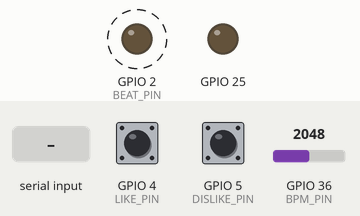
Bench run of a sketch on a simulated ESP32. On the bench: output pins drawn as LEDs (lit = HIGH). Dashed ring = blinking. Inputs (shaded band) come from the test bench; at power-on: GPIO 36 (BPM_PIN) = 2048, GPIO 4 (LIKE_PIN) HIGH, GPIO 5 (DISLIKE_PIN) HIGH. Storage starts empty; random numbers use the default seed unless the sketch sets one; what the sketch prints to the serial monitor is not drawn.

Above: at 0.12 s.
At 0.98 s:
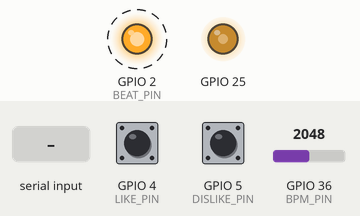
Timing chart, 0 to 1.1 s (numbered marks = the images above; inputs shaded):
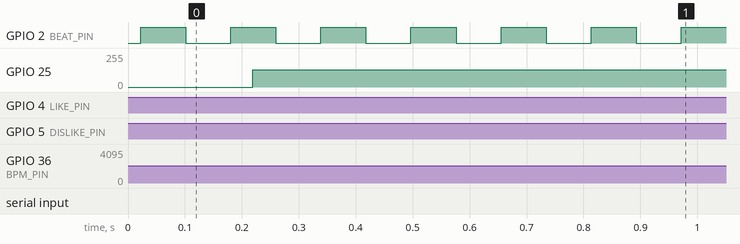

Measured:
- by itself, GPIO 2 (BEAT_PIN): alternates HIGH for 0.08 s and LOW for 0.08 s

The sketch:

genetic_esp32.ino
```cpp
// ESP32 production-level music-theory driven bass generator
#include <Arduino.h>
#include <driver/dac.h>
#include <cmath>
#include <LittleFS.h>

// --- Configuration ---
#define BEAT_PIN 2
#define LIKE_PIN 4
#define DISLIKE_PIN 5
#define BPM_PIN 36

const int NUM_STEPS = 64;
const int NUM_NOTES = 12;
const int POP_SIZE = 100;
const int SAMPLE_RATE = 20000;

struct Genome {
  byte note[NUM_STEPS];
  byte octave[NUM_STEPS];
  byte waveform[NUM_STEPS];
  byte gate[NUM_STEPS];
  byte tie[NUM_STEPS];
  byte slide[NUM_STEPS];
};

struct Scale { const char* name; uint16_t mask; };
const Scale SCALES[] = {
  {"Major", 0b101010110101}, {"Minor", 0b010110101101}, {"Dorian", 0b011010101101}, {"Phrygian", 0b010110101011},
  {"Lydian", 0b101010100101}, {"Mixolydian", 0b011010110101}, {"Locrian", 0b010101101011}, {"Pentatonic Maj", 0b101000110101},
  {"Pentatonic Min", 0b010100101001}, {"Blues", 0b010101101001}, {"Chromatic", 0b111111111111}
};

struct Chord { byte root = 0; byte scale_idx = 0; };
struct HarmonicState {
  Chord sequence[8];
  byte sequence_len = 4;
  float groove_density = 0.6;
  float syncopation_bias = 0.5;
  float swing = 0.0;
};

// --- Global State ---
HarmonicState h_state;
Genome population[POP_SIZE], next_gen[POP_SIZE], best_genome;
int note_bias[NUM_NOTES] = {0}, current_step = 0;
bool beat_on = false;
SemaphoreHandle_t genome_mutex;

bool last_like = HIGH, last_dislike = HIGH;
unsigned long like_time = 0, dislike_time = 0;
const unsigned long DEBOUNCE = 50;

volatile uint32_t phase = 0, phase_inc = 0, target_phase_inc = 0;
volatile byte current_waveform = 1;
volatile uint32_t amplitude = 0, decay_rate = 100;
volatile int lpf_alpha = 256, lpf_prev = 128;
int freq_lut[128];
byte sine_lut[256];
hw_timer_t * timer = NULL;
TaskHandle_t SequencerTaskHandle = NULL;

// --- Flash Storage ---
void saveState() {
  File f = LittleFS.open("/v5.bin", "w");
  if (!f) return;
  xSemaphoreTake(genome_mutex, portMAX_DELAY);
  f.write((uint8_t*)&best_genome, sizeof(best_genome));
  f.write((uint8_t*)note_bias, sizeof(note_bias));
  f.write((uint8_t*)&h_state, sizeof(h_state));
  f.write((uint8_t*)&lpf_alpha, sizeof(lpf_alpha));
  xSemaphoreGive(genome_mutex);
  f.close(); Serial.println("Saved.");
}

void loadState() {
  if (!LittleFS.exists("/v5.bin")) return;
  File f = LittleFS.open("/v5.bin", "r");
  if (!f) return;
  xSemaphoreTake(genome_mutex, portMAX_DELAY);
  f.read((uint8_t*)&best_genome, sizeof(best_genome));
  f.read((uint8_t*)note_bias, sizeof(note_bias));
  f.read((uint8_t*)&h_state, sizeof(h_state));
  f.read((uint8_t*)&lpf_alpha, sizeof(lpf_alpha));
  population[0] = best_genome;
  xSemaphoreGive(genome_mutex);
  f.close(); Serial.println("Loaded.");
}

// --- Audio ---
void IRAM_ATTR onTimer() {
  if (amplitude > 0) {
    if (phase_inc != target_phase_inc) {
      if (abs((int)phase_inc - (int)target_phase_inc) < 1000000) phase_inc = target_phase_inc;
      else if (phase_inc < target_phase_inc) phase_inc += 500000;
      else phase_inc -= 500000;
    }
    phase += phase_inc;
    byte idx = (phase >> 24) & 0xFF;
    int s = 0;
    switch(current_waveform) {
      case 0: s = (int)sine_lut[idx] - 128; break;
      case 1: s = (int)idx - 128; break;
      case 2: s = (int)(idx < 128 ? idx * 2 : (255 - idx) * 2) - 128; break;
      case 3: s = (idx < 128 ? 127 : -128); break;
    }
    int out_raw = 128 + (((s * (int)(amplitude >> 16))) >> 16);
    int out = lpf_prev + ((lpf_alpha * (out_raw - lpf_prev)) >> 8);
    lpf_prev = out; dac_output_voltage(DAC_CHANNEL_1, (byte)out);
    if (amplitude > decay_rate) amplitude -= decay_rate;
    else { amplitude = 0; phase_inc = 0; target_phase_inc = 0; }
  } else { dac_output_voltage(DAC_CHANNEL_1, 128); phase_inc = 0; target_phase_inc = 0; lpf_prev = 128; }
}

void initAudio() {
  for (int i = 0; i < 128; i++) freq_lut[i] = (int)(440.0 * pow(2.0, (i - 69) / 12.0));
  for (int i = 0; i < 256; i++) sine_lut[i] = (byte)(128 + 127 * sin(i * 2.0 * M_PI / 256.0));
  dac_output_enable(DAC_CHANNEL_1);
  timer = timerBegin(1000000);
  timerAttachInterrupt(timer, &onTimer);
  timerAlarm(timer, 1000000 / SAMPLE_RATE, true, 0);
}

// --- GA Engine ---
int evaluateGenome(const Genome& genome) {
  int score = 0;
  for (int i = 0; i < NUM_STEPS; i++) {
    int ci = (i * h_state.sequence_len) / NUM_STEPS;
    Chord c = h_state.sequence[ci];
    uint16_t mask = SCALES[c.scale_idx].mask;
    byte rel = (genome.note[i] - c.root + 12) % 12;
    score += ((mask >> rel) & 1) ? 20 : -100;
    if (rel == 0) score += 25; else if (rel == 7) score += 10;
    score += note_bias[genome.note[i]] * 5;
    if (i % 4 == 0) { if (genome.gate[i] == 1) score += 10; else score -= 15; }
    if (i > 0) {
      int interval = (genome.note[i] + genome.octave[i] * 12) - (genome.note[i-1] + genome.octave[i-1] * 12);
      score -= abs(interval) * 4;
      if (interval == 0 && genome.gate[i] == 1 && genome.gate[i-1] == 1 && genome.tie[i-1] == 0) score -= 15;
      if (genome.tie[i-1] == 1 && (genome.gate[i] == 0 || interval != 0)) score -= 25;
      if (genome.tie[i-1] == 1 && interval == 0 && genome.gate[i] == 1) score += 15;
      if (genome.slide[i-1] == 1 && (genome.gate[i] == 0 || interval == 0)) score -= 20;
    }
  }
  return score;
}

void evaluatePopulation() {
  int best_s = -999999, best_idx = 0;
  for (int i = 0; i < POP_SIZE; i++) {
    int s = evaluateGenome(population[i]);
    if (s > best_s) { best_s = s; best_idx = i; }
  }
  xSemaphoreTake(genome_mutex, portMAX_DELAY);
  best_genome = population[best_idx];
  xSemaphoreGive(genome_mutex);
}

void initPopulation() {
  for (int i = 0; i < POP_SIZE; i++) {
    for (int j = 0; j < NUM_STEPS; j++) {
      population[i].note[j] = random(NUM_NOTES); population[i].octave[j] = random(3);
      population[i].waveform[j] = random(4); population[i].gate[j] = (random(100) < (h_state.groove_density * 100)) ? 1 : 0;
      population[i].tie[j] = (random(100) < 15) ? 1 : 0; population[i].slide[j] = (random(100) < 10) ? 1 : 0;
    }
  }
}

void mutatePopulation(float rate = 0.05) {
  next_gen[0] = best_genome;
  for (int i = 1; i < POP_SIZE; i++) {
    int i1 = random(POP_SIZE), i2 = random(POP_SIZE);
    Genome &p1 = (evaluateGenome(population[i1]) > evaluateGenome(population[i2])) ? population[i1] : population[i2];
    int i3 = random(POP_SIZE), i4 = random(POP_SIZE);
    Genome &p2 = (evaluateGenome(population[i3]) > evaluateGenome(population[i4])) ? population[i3] : population[i4];
    int cp1 = random(NUM_STEPS), cp2 = random(NUM_STEPS);
    if (cp1 > cp2) std::swap(cp1, cp2);
    for(int j=0; j<NUM_STEPS; j++) {
      bool from_p1 = (j < cp1 || j > cp2);
      next_gen[i].note[j] = from_p1 ? p1.note[j] : p2.note[j];
      next_gen[i].octave[j] = from_p1 ? p1.octave[j] : p2.octave[j];
      next_gen[i].waveform[j] = from_p1 ? p1.waveform[j] : p2.waveform[j];
      next_gen[i].gate[j] = from_p1 ? p1.gate[j] : p2.gate[j];
      next_gen[i].tie[j] = from_p1 ? p1.tie[j] : p2.tie[j];
      next_gen[i].slide[j] = from_p1 ? p1.slide[j] : p2.slide[j];
      if ((float)random(100)/100.0 < rate) {
        next_gen[i].note[j] = random(NUM_NOTES); next_gen[i].octave[j] = random(3);
        next_gen[i].waveform[j] = random(4); next_gen[i].gate[j] = (random(100) < (h_state.groove_density * 100)) ? 1 : 0;
        next_gen[i].tie[j] = (random(100) < 15) ? 1 : 0; next_gen[i].slide[j] = (random(100) < 10) ? 1 : 0;
      }
    }
  }
  for(int i=0; i<POP_SIZE; i++) population[i] = next_gen[i];
}

// --- Sequencer ---
void sequencerTask(void * pvParameters) {
  while(1) {
    int bpm = analogRead(BPM_PIN) / 16 + 60;
    int base_step_time = 60000 / bpm / 4;
    int current_wait = (current_step % 2 == 1) ? (int)(base_step_time * (1.0 + h_state.swing)) : (int)(base_step_time * (1.0 - h_state.swing));
    xSemaphoreTake(genome_mutex, portMAX_DELAY);
    byte note = best_genome.note[current_step], octave = best_genome.octave[current_step], gate = best_genome.gate[current_step], waveform = best_genome.waveform[current_step];
    byte tie = best_genome.tie[current_step], slide = best_genome.slide[current_step];
    int p_idx = (current_step == 0) ? NUM_STEPS - 1 : current_step - 1;
    byte pn = best_genome.note[p_idx], po = best_genome.octave[p_idx], pt = best_genome.tie[p_idx], ps = best_genome.slide[p_idx];
    xSemaphoreGive(genome_mutex);
    int freq = freq_lut[note + octave * 12 + 24];
    uint32_t p_inc = (uint32_t)(((double)freq / SAMPLE_RATE) * 4294967296.0);
    if (gate == 1) {
      bool is_t = (pt == 1 && note == pn && octave == po), is_s = (ps == 1);
      current_waveform = waveform; target_phase_inc = p_inc;
      if (!is_s) phase_inc = p_inc; if (!is_t && !is_s) amplitude = 0xFFFFFFFF;
      Serial.print(is_t ? "T" : (is_s ? "S" : "")); Serial.print(freq);
    } else { Serial.print(0); target_phase_inc = 0; }
    Serial.print(current_step == NUM_STEPS - 1 ? "\n" : " ");
    current_step = (current_step + 1) % NUM_STEPS;
    beat_on = !beat_on; digitalWrite(BEAT_PIN, beat_on ? HIGH : LOW);
    decay_rate = 0xFFFFFFFF / (SAMPLE_RATE * (base_step_time * 1.5) / 1000);
    vTaskDelay(pdMS_TO_TICKS(current_wait));
  }
}

// --- CLI ---
void processSerial() {
  if (Serial.available() > 0) {
    String cmd = Serial.readStringUntil('\n'); cmd.trim();
    if (cmd == "save") saveState();
    else if (cmd == "load") { loadState(); evaluatePopulation(); }
    else if (cmd == "reset") { initPopulation(); for(int i=0; i<NUM_NOTES; i++) note_bias[i]=0; evaluatePopulation(); }
    else if (cmd == "list") { for(int i=0; i<11; i++) { Serial.print(i); Serial.print(": "); Serial.println(SCALES[i].name); } }
    else if (cmd.startsWith("filter ")) lpf_alpha = cmd.substring(7).toInt();
    else if (cmd.startsWith("swing ")) h_state.swing = cmd.substring(6).toFloat();
    else if (cmd.startsWith("seq ")) {
       char buffer[64]; cmd.toCharArray(buffer, 64);
       char* ptr = strtok(buffer + 4, " ");
       if (ptr) {
         int len = atoi(ptr);
         if (len > 0 && len <= 8) {
           h_state.sequence_len = len;
           for (int i = 0; i < len; i++) {
             ptr = strtok(NULL, " "); if (!ptr) break;
             h_state.sequence[i].root = atoi(ptr) % 12;
             ptr = strtok(NULL, " "); if (!ptr) break;
             h_state.sequence[i].scale_idx = atoi(ptr) % 11;
           }
           Serial.println("Seq Updated."); evaluatePopulation();
         }
       }
    }
    else if (cmd == "help") Serial.println("save, load, reset, list, filter [0-256], swing [0-1], seq [len] [root scale]*");
    else Serial.println("Unknown. Try 'help'.");
  }
}

void setup() {
  Serial.begin(115200); LittleFS.begin(true);
  pinMode(BEAT_PIN, OUTPUT); pinMode(LIKE_PIN, INPUT_PULLUP); pinMode(DISLIKE_PIN, INPUT_PULLUP); pinMode(BPM_PIN, INPUT);
  genome_mutex = xSemaphoreCreateMutex();
  h_state.sequence[0] = {0, 0}; h_state.sequence[1] = {5, 0}; h_state.sequence[2] = {7, 2}; h_state.sequence[3] = {0, 0};
  initAudio(); initPopulation(); loadState(); evaluatePopulation();
  xTaskCreatePinnedToCore(sequencerTask, "Sequencer", 4096, NULL, 5, &SequencerTaskHandle, 1);
}

void loop() {
  processSerial();
  bool like = digitalRead(LIKE_PIN), dislike = digitalRead(DISLIKE_PIN);
  if (like == LOW && last_like == HIGH && (millis() - like_time > DEBOUNCE)) {
    xSemaphoreTake(genome_mutex, portMAX_DELAY);
    for(int i=0; i<NUM_STEPS; i++) if (best_genome.gate[i]) note_bias[best_genome.note[i]]++;
    xSemaphoreGive(genome_mutex);
    for(int g=0; g<10; g++) mutatePopulation(0.15); evaluatePopulation();
    like_time = millis(); Serial.println("\nLiked");
  } else if (dislike == LOW && last_dislike == HIGH && (millis() - dislike_time > DEBOUNCE)) {
    initPopulation(); for(int i=0; i<NUM_NOTES; i++) note_bias[i] = 0; evaluatePopulation();
    dislike_time = millis(); Serial.println("\nDisliked");
  }
  last_like = like; last_dislike = dislike;
  vTaskDelay(10);
}
```
